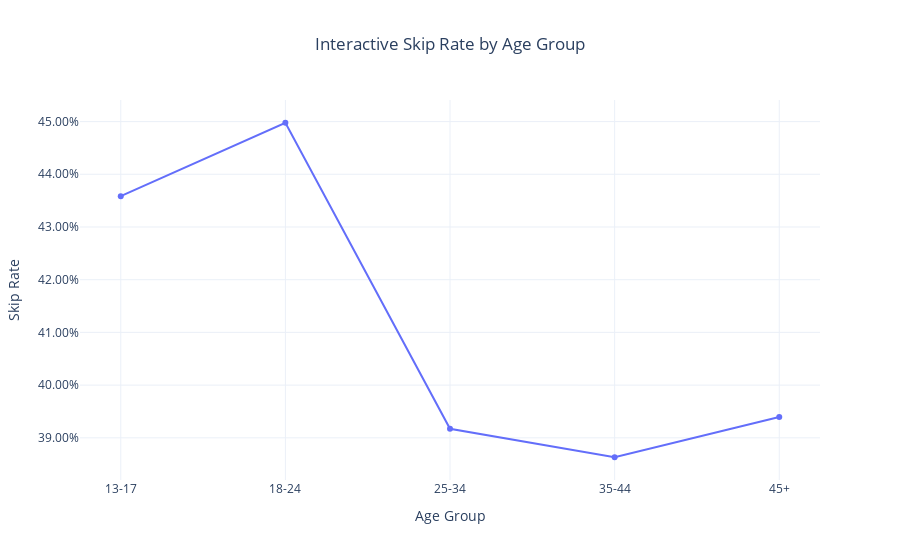

Here is the notebook cell this chart was saved with:
### Code cell
import plotly.express as px

# compute skip rate by age
age_df = (
    df.groupby("age_group")["skip"]
      .mean()
      .reindex(["13-17", "18-24", "25-34", "35-44", "45+"])
      .reset_index()
)

fig = px.line(
    age_df,
    x="age_group",
    y="skip",
    markers=True,
    title="Interactive Skip Rate by Age Group",
    labels={"skip": "Skip Rate", "age_group": "Age Group"},
)

fig.update_layout(
    template="plotly_white",
    title_x=0.5,
    yaxis=dict(tickformat=".2%"),
    hoverlabel=dict(bgcolor="black", font_color="white")
)

fig.show()

### Figure 1 — Plotly figure (JSON) as saved in the notebook; plotly's stock layout.template omitted (floating-point values rounded to 4 significant figures)
{"data": [{"hovertemplate": "Age Group=%{x}<br>Skip Rate=%{y}<extra></extra>", "legendgroup": "", "line": {"color": "#636efa", "dash": "solid"}, "marker": {"symbol": "circle"}, "mode": "lines+markers", "name": "", "orientation": "v", "showlegend": false, "type": "scatter", "x": ["13-17", "18-24", "25-34", "35-44", "45+"], "xaxis": "x", "y": [0.4359, 0.4498, 0.3917, 0.3863, 0.3939], "yaxis": "y"}], "layout": {"hoverlabel": {"bgcolor": "black", "font": {"color": "white"}}, "legend": {"tracegroupgap": 0}, "title": {"text": "Interactive Skip Rate by Age Group", "x": 0.5}, "xaxis": {"anchor": "y", "domain": [0, 1], "title": {"text": "Age Group"}}, "yaxis": {"anchor": "x", "domain": [0, 1], "tickformat": ".2%", "title": {"text": "Skip Rate"}}}}
